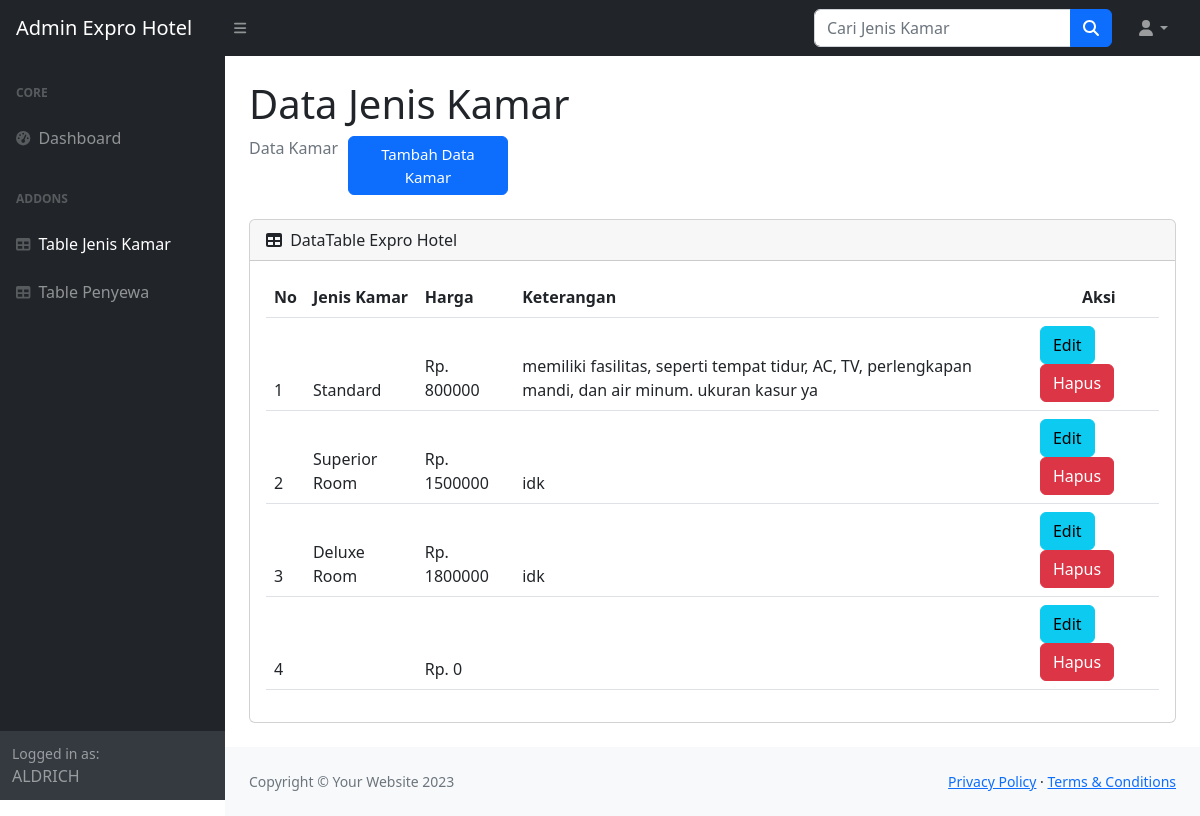
The page /table/Table_jenis_kamar.php (signed in) on the database its author committed.
### tables this page shows
CREATE TABLE `tbl_jenis_kamar` (
  `id_kamar` int(100) NOT NULL,
  `jenis_kamar` varchar(100) NOT NULL,
  `harga` int(100) NOT NULL,
  `keterangan` varchar(100) NOT NULL
);

### table/Table_jenis_kamar.php (the view, shortened to what this page needs)
<?php
include "../Koneksi_ser.php";
?>
<!DOCTYPE html>
<html lang="en">
    <head>
        <link href="https://cdn.jsdelivr.net/npm/simple-datatables@7.1.2/dist/style.min.css" rel="stylesheet" />
        <link href="../admin_template/css/styles.css" rel="stylesheet" />
    </head>
    <body class="sb-nav-fixed">
        <nav class="sb-topnav navbar navbar-expand navbar-dark bg-dark">
            <a class="navbar-brand ps-3" href="Table_admin.php">Admin Expro Hotel</a>
            <button class="btn btn-link btn-sm order-1 order-lg-0 me-4 me-lg-0" id="sidebarToggle" href="#!"><i class="fas fa-bars"></i></button>
            <form class="d-none d-md-inline-block form-inline ms-auto me-0 me-md-3 my-2 my-md-0" method="POST" action="../proses/Search_kamar.php">
                <div class="input-group">
                    <input class="form-control" type="text" name="jenis_kamar" placeholder="Cari Jenis Kamar" aria-label="Cari Jenis Kamar" aria-describedby="btnNavbarSearch" />
                    <button class="btn btn-primary" id="btnNavbarSearch" name="search" type="submit"><i class="fas fa-search"></i></button>
                </div>
            </form>
            <ul class="navbar-nav ms-auto ms-md-0 me-3 me-lg-4">
                <li class="nav-item dropdown">
                    <a class="nav-link dropdown-toggle" id="navbarDropdown" href="#" role="button" data-bs-toggle="dropdown" aria-expanded="false"><i class="fas fa-user fa-fw"></i></a>
                </li>
            </ul>
        </nav>
        <div id="layoutSidenav">
            <div id="layoutSidenav_nav">
                <nav class="sb-sidenav accordion sb-sidenav-dark" id="sidenavAccordion">
                    <div class="sb-sidenav-menu">
                        <div class="nav">
                        <div class="sb-sidenav-menu-heading">Core</div>
                            <a class="nav-link" href="Table_admin.php">
                                <div class="sb-nav-link-icon"><i class="fas fa-tachometer-alt"></i></div>
                                Dashboard
                            </a>
                            <div class="sb-sidenav-menu-heading">Addons</div>
                            <a class="nav-link" href="Table_jenis_kamar.php">
                                <div class="sb-nav-link-icon"><i class="fas fa-table"></i></div>
                                <span>Table Jenis Kamar</span>
                            </a>
                            <a class="nav-link" href="Table_penyewa.php">
                                <div class="sb-nav-link-icon"><i class="fas fa-table"></i></div>
                                Table Penyewa
                            </a>
                        </div>
                    </div>
                    <div class="sb-sidenav-footer">
                        <div class="small">Logged in as:</div>
                        <?php echo $_SESSION["username"]?>
                    </div>
                </nav>
            </div>
            <div id="layoutSidenav_content">
                <main>
                    <div class="container-fluid px-4">
                        <h1 class="mt-4">Data Jenis Kamar</h1>
                        <ol class="breadcrumb mb-4">
                            <li class="breadcrumb-item active">Data Kamar</li>
                            <a href="../tambah/Tambah_Kamar.php"><button type="submit" class="btn btn-primary" style="width:160px; margin-left:10px; font-size:15px;">Tambah Data Kamar</button></a>
                        </ol>
                        <div class="card mb-4">
                            <div class="card-header">
                                <i class="fas fa-table me-1"></i>
                                DataTable Expro Hotel
                            </div>
                            <div class="card-body">
                                <table id="datatablesSimple" class="table">
                                    <thead>
                                        <tr>
                                            <th>No</th>
                                            <th>Jenis Kamar</th>
                                            <th>Harga</th>
                                            <th>Keterangan</th>
                                            <th scope="col" style="padding-left:50px;">Aksi</th>
                                        </tr>
                                <?php
                                    $sql = "SELECT * FROM tbl_jenis_kamar";
                                    $hasil = $db->query($sql);
                                    $no = 1;
                                    foreach ($hasil as $row) {
                                ?>
                                    <tr>
                                        <td><?php echo $no++;?></td>
                                        <td><?php echo $row['jenis_kamar'];?></td>
                                        <td><?php echo "Rp. ". $row['harga'];?></td>
                                        <td><?php echo $row['keterangan'];?></td>
                                        <td><a class="btn btn-info" href="../edit/Edit_kamar.php?id=<?php echo $row ['id_kamar']?>">Edit</a>
                                        <a class="btn btn-danger" data-bs-toggle="modal" data-bs-target="#modal_hapus<?= $no ?>">
                                            Hapus</a></td>
                                    </tr>
                                    <?php
                                        }
                                    ?>
                                    </thead>
                                </table>
                            </div>
                        </div>
                    </div>
                </main>
                <footer class="py-4 bg-light mt-auto">
                    <div class="container-fluid px-4">
                        <div class="d-flex align-items-center justify-content-between small">
                            <div class="text-muted">Copyright &copy; Your Website 2023</div>
                            <div>
                                <a href="#">Privacy Policy</a>
                                &middot;
                                <a href="#">Terms &amp; Conditions</a>
                            </div>
                        </div>
                    </div>
                </footer>
            </div>
        </div>
    </body>
</html>

### table/Table_jenis_kamar.php (style rules this page uses)
span { color:white; }

### rows shown on the page
tbl_jenis_kamar: jenis_kamar "Standard", harga "800000", keterangan "memiliki fasilitas, seperti tempat tidur, AC, TV, perlengkapan mandi, dan air minum. ukuran kasur ya"
tbl_jenis_kamar: jenis_kamar "Superior Room", harga "1500000", keterangan "idk"
tbl_jenis_kamar: jenis_kamar "Deluxe Room", harga "1800000", keterangan "idk"
tbl_jenis_kamar: harga "0"

### other values the page prints
$_SESSION["username"] "ALDRICH"
